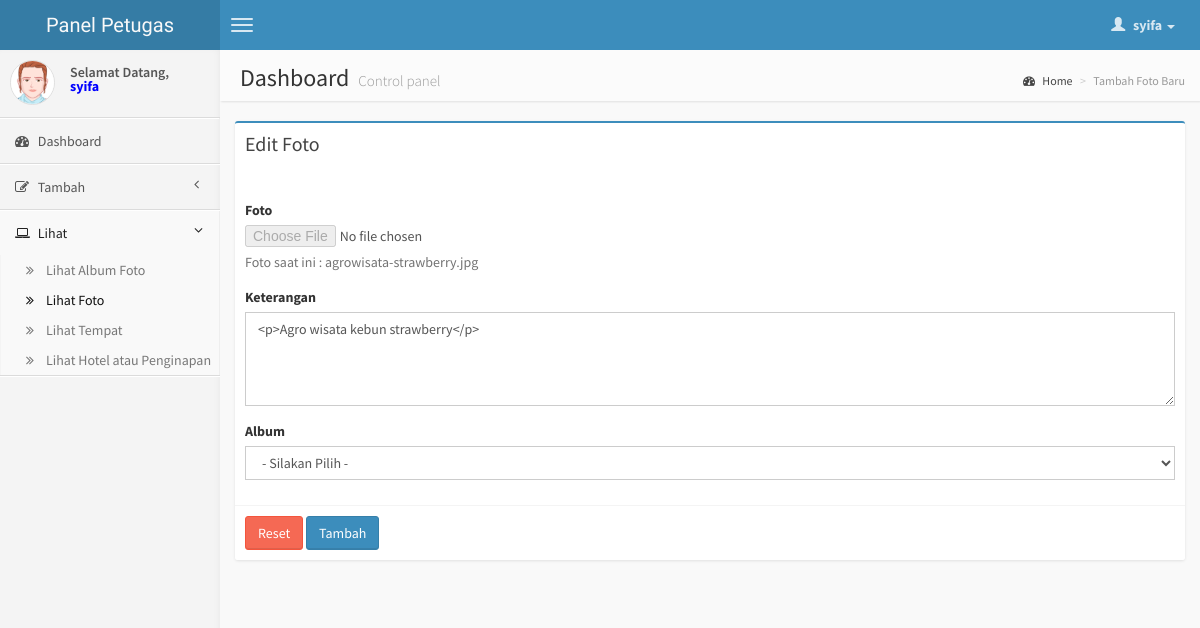
The page /dashboard/petugas/edit_photo.php?id_foto=87 (signed in) on the database its author committed.
### tables this page shows
CREATE TABLE IF NOT EXISTS `sig_data_photo` (
  `id_foto` int(11) NOT NULL AUTO_INCREMENT,
  `id_album` int(2) NOT NULL,
  `foto` varchar(255) NOT NULL,
  `keterangan` text NOT NULL,
  PRIMARY KEY (`id_foto`)
);

### dashboard/petugas/edit_photo.php (the view, shortened to what this page needs)
<?php
if($_SESSION['Hak_Akses'] == 'Petugas')
{?>
<!DOCTYPE html>
<html>
<head>
        <link href="css/bootstrap.min.css" rel="stylesheet" type="text/css" />
        <link href="css/font-awesome.min.css" rel="stylesheet" type="text/css" />
        <link href="css/AdminLTE.css" rel="stylesheet" type="text/css" />
    </head>
<body class="skin-blue">
        <header class="header">
            <a href="index.php" class="logo">
                Panel Petugas
            </a>
            <nav class="navbar navbar-static-top" role="navigation">
                <a href="#" class="navbar-btn sidebar-toggle" data-toggle="offcanvas" role="button">
                    <span class="icon-bar"></span>
                    <span class="icon-bar"></span>
                    <span class="icon-bar"></span>
                </a>
                <div class="navbar-right">
                    <ul class="nav navbar-nav">
                        <li class="dropdown user user-menu">
                            <a href="#" class="dropdown-toggle" data-toggle="dropdown">
                                <i class="glyphicon glyphicon-user"></i>
                                <span><?php echo $_SESSION['Username'];?> <i class="caret"></i></span>
                            </a>
                        </li>
                    </ul>
                </div>
            </nav>
        </header>
        <div class="wrapper row-offcanvas row-offcanvas-left">
            <aside class="left-side sidebar-offcanvas">
                <section class="sidebar">
                    <div class="user-panel">
                        <div class="pull-left image">
                           <?php if($_SESSION['Jenis_Kelamin']== 'Laki - Laki') { ?>
                           <img src="img/avatar5.png" class="img-circle" alt="User Image" />
                           <?php }
				     	   else{ ?>
                           <img src="img/avatar2.png" class="img-circle" alt="User Image" />
                           <?php } ?>
                        </div>
                        <div class="pull-left info">
                            Selamat Datang, <br>
                          <p style="font-weight:bold; color:#00F;"> <?php echo $_SESSION['Username'];?></p>
                        </div>
                    </div>
                    <ul class="sidebar-menu">
                        <li class="">
                            <a href="index.php">
                                <i class="fa fa-dashboard"></i> <span>Dashboard</span>
                            </a>
                        </li>
                        <li class="treeview">
                            <a href="#">
                                <i class="fa fa-edit"></i>
                                <span>Tambah</span>
                                <i class="fa fa-angle-left pull-right"></i>
                            </a>
                        </li>
                        <li class="treeview active">
                            <a href="#">
                                <i class="fa fa-laptop"></i>
                                <span>Lihat</span>
                                <i class="fa fa-angle-left pull-right"></i>
                            </a>
                            <ul class="treeview-menu">
                                <li><a href="data_album.php"><i class="fa fa-angle-double-right"></i>Lihat Album Foto</a></li>
                                <li class="active"><a href="data_photo.php"><i class="fa fa-angle-double-right"></i>Lihat Foto</a></li>
                                <li><a href="data_place.php"><i class="fa fa-angle-double-right"></i>Lihat Tempat</a></li>
                                <li><a href="data_hotel.php"><i class="fa fa-angle-double-right"></i>Lihat Hotel atau Penginapan</a></li>
                            </ul>
                        </li>
                    </ul>
                </section>
            </aside>
            <aside class="right-side">
                <section class="content-header">
                    <h1>
                        Dashboard
                        <small>Control panel</small>
                    </h1>
                    <ol class="breadcrumb">
                        <li><a href="#"><i class="fa fa-dashboard"></i> Home</a></li>
                        <li class="active">Tambah Foto Baru</li>
                    </ol>
                </section>
                <section class="content">
                     <div class="box box-primary">
                                <div class="box-header">
                                    <h3 class="box-title">Edit Foto</h3>
                                </div>
                                 <?php
                                $id_foto = $_GET['id_foto'];
								$queri = mysql_query("SELECT * FROM `sig_data_photo` WHERE id_foto ='$id_foto'");
								while($urai = mysql_fetch_array($queri))
								{
                                ?>
                                <form role="form" enctype="multipart/form-data" method="post" action="../../process/update_photo.php" enctype="multipart/form-data">
                                    <div class="box-body">
                                        <div class="form-group">
                                            <label for="exampleInputFile">Foto</label>
                                            <input type="file" id="exampleInputFile" name="foto" disabled>
                                            <p class="help-block">Foto saat ini : <?php echo $urai['foto'];?></p>
                                        </div>
                                         <div class="form-group">
                                            <label>Keterangan</label>
                                            <textarea class="form-control ckeditor" rows="4" placeholder="Masukkan Keterangan" id="ket" name="ket" required><?php echo $urai['keterangan'];?></textarea>
                                        </div>
                                        <div class="form-group">
                                            <label>Album</label>
                                            <select class="form-control" name="album" id="album" required>
                                                <option>- Silakan Pilih -</option>
                                            </select>
                                        </div>
                                    </div>
                                    <div class="box-footer">
                                    	<button type="reset" class="btn btn-danger">Reset</button>
                                        <button type="submit" class="btn btn-primary">Tambah</button>
                                    </div>
                                </form>
                                <?php };?>
                  </div>
          		</section>
				</div>
</body>
</html>
<?php
}
else
{
	include("error.php");
}?>

### rows shown on the page
sig_data_photo: foto "agrowisata-strawberry.jpg", ket "<p>Agro wisata kebun strawberry</p>"

### other values the page prints
$_SESSION['Username'] "syifa"
